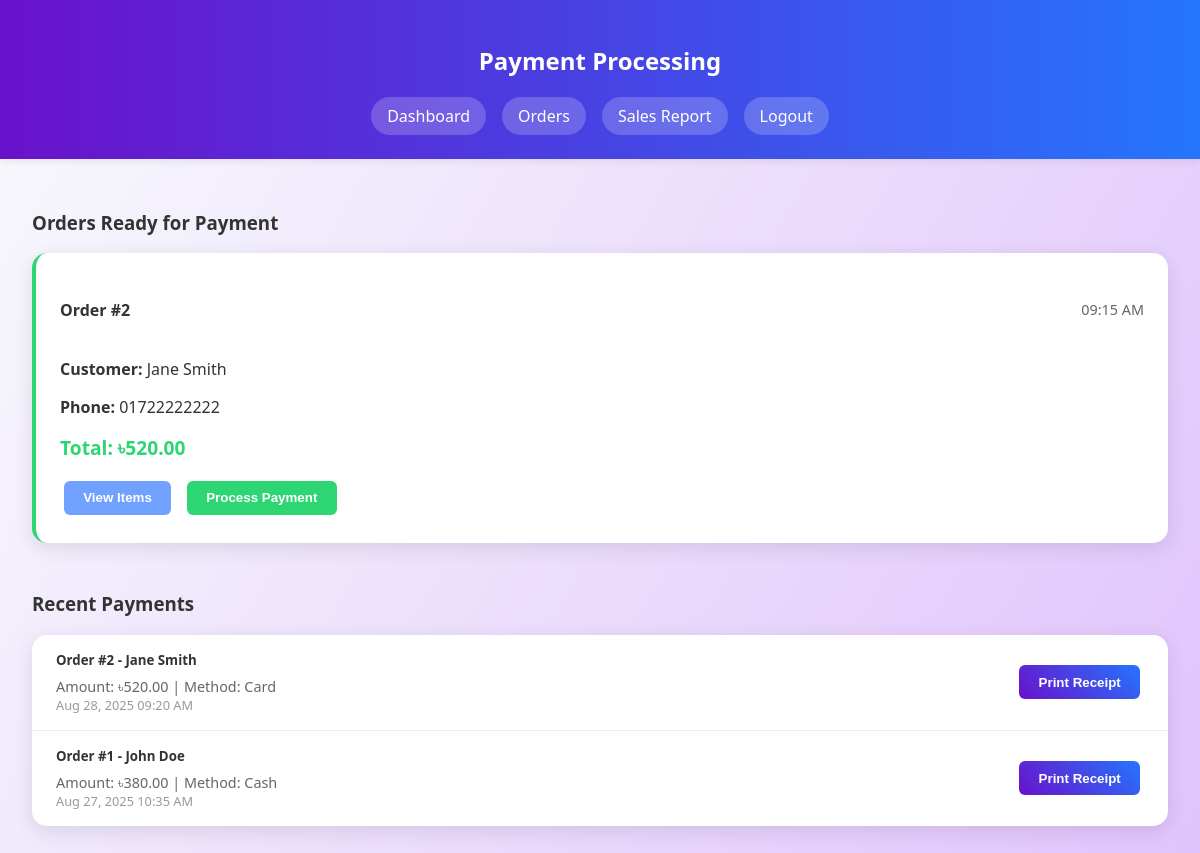
Screenshot of /staff/payment_processing.php (signed in) with the database file from the repository.
### tables this page shows
CREATE TABLE IF NOT EXISTS orders (
    id INT AUTO_INCREMENT PRIMARY KEY,
    customer_id INT NOT NULL,
    total_amount DECIMAL(10,2) NOT NULL,
    status ENUM('pending','confirmed','preparing','ready','completed','cancelled') DEFAULT 'pending',
    order_date TIMESTAMP DEFAULT CURRENT_TIMESTAMP,
    FOREIGN KEY (customer_id) REFERENCES customers(id)
);

CREATE TABLE IF NOT EXISTS customers (
    id INT AUTO_INCREMENT PRIMARY KEY,
    name VARCHAR(100) NOT NULL,
    email VARCHAR(100) NOT NULL UNIQUE,
    password VARCHAR(255) NOT NULL,
    phone VARCHAR(20) NOT NULL,
    created_at TIMESTAMP DEFAULT CURRENT_TIMESTAMP
);

CREATE TABLE IF NOT EXISTS payments (
    id INT AUTO_INCREMENT PRIMARY KEY,
    order_id INT NOT NULL,
    staff_id INT NOT NULL,
    amount DECIMAL(10,2) NOT NULL,
    payment_method ENUM('cash','card','bkash','nagad','rocket') NOT NULL,
    received_amount DECIMAL(10,2) NOT NULL,
    change_amount DECIMAL(10,2) GENERATED ALWAYS AS (received_amount - amount) STORED,
    notes TEXT,
    payment_date TIMESTAMP DEFAULT CURRENT_TIMESTAMP,
    FOREIGN KEY (order_id) REFERENCES orders(id),
    FOREIGN KEY (staff_id) REFERENCES staff(id)
);

### staff/payment_processing.php (the view, shortened to what this page needs)
<!DOCTYPE html>
<html lang="en">
<head>
    <link rel="stylesheet" href="../global/css/style.css">
</head>
<body>
    <?php
    include '../global/php/db_connect.php';
    ?>
    <header>
        <h2>Payment Processing</h2>
        <nav class="staff-nav">
            <a href="index.php">Dashboard</a>
            <a href="order_management.php">Orders</a>
            <a href="sales_report.php">Sales Report</a>
            <a href="staff_logout.php">Logout</a>
        </nav>
    </header>
    <main>
        <div class="payment-container">
            <div class="ready-orders">
                <h3>Orders Ready for Payment</h3>
                <?php
                $stmt = $conn->prepare("SELECT o.*, c.name as customer_name, c.phone as customer_phone
                                       FROM orders o
                                       JOIN customers c ON o.customer_id = c.id
                                       WHERE o.status = 'ready'
                                       ORDER BY o.order_date ASC");
                $stmt->execute();
                $ready_orders = $stmt->get_result();
                ?>
                <div class="orders-grid">
                    <?php while ($order = $ready_orders->fetch_assoc()): ?>
                        <div class="payment-order-card">
                            <div class="order-header">
                                <h4>Order #<?php echo $order['id']; ?></h4>
                                <span class="order-time"><?php echo date('h:i A', strtotime($order['order_date'])); ?></span>
                            </div>
                            <div class="order-info">
                                <p><strong>Customer:</strong> <?php echo htmlspecialchars($order['customer_name']); ?></p>
                                <p><strong>Phone:</strong> <?php echo htmlspecialchars($order['customer_phone']); ?></p>
                                <p class="order-total"><strong>Total: ৳<?php echo number_format($order['total_amount'], 2); ?></strong></p>
                            </div>
                            <div class="payment-actions">
                                <button onclick="viewOrderItems(<?php echo $order['id']; ?>)" class="btn btn-info">View Items</button>
                                <button onclick="processPayment(<?php echo $order['id']; ?>, <?php echo $order['total_amount']; ?>)" class="btn btn-success">Process Payment</button>
                            </div>
                        </div>
                    <?php endwhile; ?>
                </div>
            </div>
            <div class="payment-history">
                <h3>Recent Payments</h3>
                <?php
                $stmt = $conn->prepare("SELECT p.*, o.id as order_id, c.name as customer_name
                                       FROM payments p
                                       JOIN orders o ON p.order_id = o.id
                                       JOIN customers c ON o.customer_id = c.id
                                       ORDER BY p.payment_date DESC
                                       LIMIT 10");
                $stmt->execute();
                $payments = $stmt->get_result();
                ?>
                <div class="payments-list">
                    <?php while ($payment = $payments->fetch_assoc()): ?>
                        <div class="payment-record">
                            <div class="payment-info">
                                <h5>Order #<?php echo $payment['order_id']; ?> - <?php echo htmlspecialchars($payment['customer_name']); ?></h5>
                                <p>Amount: ৳<?php echo number_format($payment['amount'], 2); ?> | Method: <?php echo ucfirst($payment['payment_method']); ?></p>
                                <p class="payment-time"><?php echo date('M d, Y h:i A', strtotime($payment['payment_date'])); ?></p>
                            </div>
                            <button onclick="printReceipt(<?php echo $payment['id']; ?>)" class="btn btn-primary">Print Receipt</button>
                        </div>
                    <?php endwhile; ?>
                </div>
            </div>
        </div>
    </main>
</body>
</html>

### global/css/style.css (style rules this page uses)
body { font-family: 'Segoe UI', Arial, sans-serif; background: linear-gradient(120deg, #f8fafc 0%, #e0c3fc 100%); margin: 0; padding: 0; min-height: 100vh; color: #333; }
header { background: #6a11cb; background: linear-gradient(90deg, #6a11cb 0%, #2575fc 100%); color: #fff; padding: 1.5rem; text-align: center; box-shadow: 0 2px 8px rgba(0,0,0,0.08); animation: fadeInDown 1s; }
main { padding: 2rem; animation: fadeIn 1.2s; max-width: 1200px; margin: 0 auto; }
.customer-nav, .staff-nav { margin-top: 1rem; display: flex; justify-content: center; gap: 1rem; flex-wrap: wrap; }
.customer-nav a, .staff-nav a { color: white; text-decoration: none; padding: 0.5rem 1rem; border-radius: 20px; background: rgba(255,255,255,0.2); transition: background 0.3s ease; }
.btn { padding: 0.6rem 1.2rem; border: none; border-radius: 6px; cursor: pointer; font-weight: 600; text-decoration: none; display: inline-block; transition: all 0.3s ease; margin: 0.25rem; }
.btn-primary { background: linear-gradient(45deg, #6a11cb, #2575fc); color: white; }
.btn-success { background: #2ed573; color: white; }
.btn-info { background: #70a1ff; color: white; }
.order-header { display: flex; justify-content: space-between; align-items: center; margin-bottom: 1rem; }
.payment-container { max-width: 1200px; margin: 0 auto; }
.ready-orders { margin-bottom: 3rem; }
.orders-grid { display: grid; grid-template-columns: repeat(auto-fit, minmax(300px, 1fr)); gap: 1.5rem; }
.payment-order-card { background: white; padding: 1.5rem; border-radius: 15px; box-shadow: 0 5px 20px rgba(0,0,0,0.1); border-left: 4px solid #2ed573; }
.order-time { color: #666; font-size: 0.9rem; }
.order-total { font-size: 1.2rem; color: #2ed573; margin: 0.5rem 0; }
.payment-actions { display: flex; gap: 0.5rem; margin-top: 1rem; }
.payments-list { background: white; border-radius: 15px; overflow: hidden; box-shadow: 0 5px 20px rgba(0,0,0,0.1); }
.payment-record { padding: 1rem 1.5rem; border-bottom: 1px solid #eee; display: flex; justify-content: space-between; align-items: center; }
.payment-record:last-child { border-bottom: none; }
.payment-info h5 { margin: 0 0 0.5rem 0; color: #333; }
.payment-info p { margin: 0; color: #666; font-size: 0.9rem; }
.payment-time { color: #999 !important; font-size: 0.8rem !important; }

### rows the page displays
orders: id "2", order_date "09:15 AM", customer.name "Jane Smith", customer.phone "01722222222", total_amount "520.00"
payments: order "2", customers.name "Jane Smith", amount "520.00", payment_method "Card", payment_date "Aug 28, 2025 09:20 AM"
payments: order "1", customers.name "John Doe", amount "380.00", payment_method "Cash", payment_date "Aug 27, 2025 10:35 AM"
